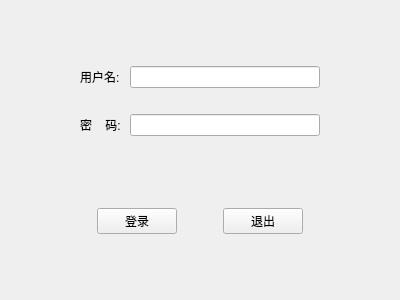
<?xml version="1.0" encoding="UTF-8"?>
<ui version="4.0">
 <class>MainWindow</class>
 <widget class="QMainWindow" name="MainWindow">
  <property name="geometry">
   <rect>
    <x>0</x>
    <y>0</y>
    <width>400</width>
    <height>300</height>
   </rect>
  </property>
  <property name="minimumSize">
   <size>
    <width>400</width>
    <height>300</height>
   </size>
  </property>
  <property name="maximumSize">
   <size>
    <width>400</width>
    <height>300</height>
   </size>
  </property>
  <property name="windowTitle">
   <string>MainWindow</string>
  </property>
  <widget class="QWidget" name="centralWidget">
   <layout class="QVBoxLayout" name="verticalLayout">
    <property name="leftMargin">
     <number>0</number>
    </property>
    <property name="topMargin">
     <number>0</number>
    </property>
    <property name="rightMargin">
     <number>0</number>
    </property>
    <property name="bottomMargin">
     <number>0</number>
    </property>
    <item>
     <widget class="QWidget" name="widget" native="true">
      <property name="sizePolicy">
       <sizepolicy hsizetype="Preferred" vsizetype="Fixed">
        <horstretch>0</horstretch>
        <verstretch>0</verstretch>
       </sizepolicy>
      </property>
      <layout class="QGridLayout" name="gridLayout">
       <property name="leftMargin">
        <number>0</number>
       </property>
       <property name="topMargin">
        <number>0</number>
       </property>
       <property name="rightMargin">
        <number>0</number>
       </property>
       <property name="bottomMargin">
        <number>0</number>
       </property>
       <item row="0" column="0">
        <spacer name="horizontalSpacer_4">
         <property name="orientation">
          <enum>Qt::Horizontal</enum>
         </property>
         <property name="sizeType">
          <enum>QSizePolicy::Fixed</enum>
         </property>
         <property name="sizeHint" stdset="0">
          <size>
           <width>80</width>
           <height>20</height>
          </size>
         </property>
        </spacer>
       </item>
       <item row="2" column="1">
        <widget class="QLabel" name="label_2">
         <property name="text">
          <string>密    码: </string>
         </property>
        </widget>
       </item>
       <item row="0" column="1">
        <widget class="QLabel" name="label">
         <property name="text">
          <string>用户名: </string>
         </property>
        </widget>
       </item>
       <item row="0" column="2">
        <widget class="QLineEdit" name="lineEdit"/>
       </item>
       <item row="2" column="2">
        <widget class="QLineEdit" name="lineEdit_2"/>
       </item>
       <item row="1" column="2">
        <spacer name="verticalSpacer">
         <property name="orientation">
          <enum>Qt::Vertical</enum>
         </property>
         <property name="sizeType">
          <enum>QSizePolicy::Fixed</enum>
         </property>
         <property name="sizeHint" stdset="0">
          <size>
           <width>20</width>
           <height>20</height>
          </size>
         </property>
        </spacer>
       </item>
       <item row="0" column="3">
        <spacer name="horizontalSpacer_5">
         <property name="orientation">
          <enum>Qt::Horizontal</enum>
         </property>
         <property name="sizeType">
          <enum>QSizePolicy::Fixed</enum>
         </property>
         <property name="sizeHint" stdset="0">
          <size>
           <width>80</width>
           <height>20</height>
          </size>
         </property>
        </spacer>
       </item>
       <item row="2" column="0">
        <spacer name="horizontalSpacer_6">
         <property name="orientation">
          <enum>Qt::Horizontal</enum>
         </property>
         <property name="sizeType">
          <enum>QSizePolicy::Fixed</enum>
         </property>
         <property name="sizeHint" stdset="0">
          <size>
           <width>80</width>
           <height>20</height>
          </size>
         </property>
        </spacer>
       </item>
       <item row="2" column="3">
        <spacer name="horizontalSpacer_7">
         <property name="orientation">
          <enum>Qt::Horizontal</enum>
         </property>
         <property name="sizeType">
          <enum>QSizePolicy::Fixed</enum>
         </property>
         <property name="sizeHint" stdset="0">
          <size>
           <width>80</width>
           <height>20</height>
          </size>
         </property>
        </spacer>
       </item>
      </layout>
     </widget>
    </item>
    <item>
     <widget class="QWidget" name="widget_2" native="true">
      <property name="sizePolicy">
       <sizepolicy hsizetype="Preferred" vsizetype="Fixed">
        <horstretch>0</horstretch>
        <verstretch>0</verstretch>
       </sizepolicy>
      </property>
      <layout class="QHBoxLayout" name="horizontalLayout">
       <property name="leftMargin">
        <number>0</number>
       </property>
       <property name="topMargin">
        <number>0</number>
       </property>
       <property name="rightMargin">
        <number>0</number>
       </property>
       <property name="bottomMargin">
        <number>0</number>
       </property>
       <item>
        <spacer name="horizontalSpacer_2">
         <property name="orientation">
          <enum>Qt::Horizontal</enum>
         </property>
         <property name="sizeType">
          <enum>QSizePolicy::Expanding</enum>
         </property>
         <property name="sizeHint" stdset="0">
          <size>
           <width>40</width>
           <height>20</height>
          </size>
         </property>
        </spacer>
       </item>
       <item>
        <widget class="QPushButton" name="pushButton">
         <property name="text">
          <string>登录</string>
         </property>
        </widget>
       </item>
       <item>
        <spacer name="horizontalSpacer">
         <property name="orientation">
          <enum>Qt::Horizontal</enum>
         </property>
         <property name="sizeType">
          <enum>QSizePolicy::Fixed</enum>
         </property>
         <property name="sizeHint" stdset="0">
          <size>
           <width>40</width>
           <height>20</height>
          </size>
         </property>
        </spacer>
       </item>
       <item>
        <widget class="QPushButton" name="pushButton_2">
         <property name="text">
          <string>退出</string>
         </property>
        </widget>
       </item>
       <item>
        <spacer name="horizontalSpacer_3">
         <property name="orientation">
          <enum>Qt::Horizontal</enum>
         </property>
         <property name="sizeHint" stdset="0">
          <size>
           <width>40</width>
           <height>20</height>
          </size>
         </property>
        </spacer>
       </item>
      </layout>
     </widget>
    </item>
   </layout>
  </widget>
 </widget>
 <layoutdefault spacing="6" margin="11"/>
 <resources/>
 <connections/>
</ui>
